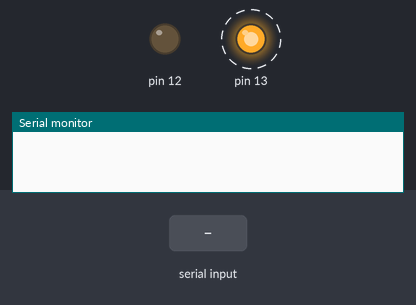
Bench run of a sketch on a simulated Arduino Uno, built with avr-gcc and run on an emulated ATmega328P. Shown: output pins drawn as LEDs (lit = HIGH), the last lines printed to the serial monitor. Dashed ring = blinking. The inputs (shaded band) are chosen by the test bench.

Above: at 0.9 s.
1.3 s: "a90\n" received over Serial
At 2.7 s:
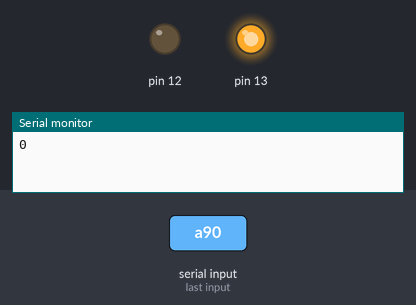
3.1 s: "a,45\n" received over Serial
At 4.4 s:
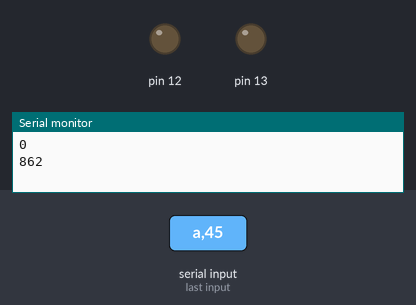
Timing chart, 0 to 6.3 s (numbered marks = the images above; inputs shaded):
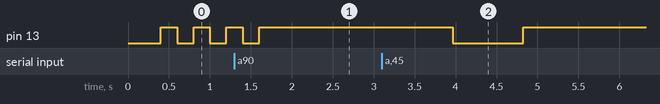

Measured:
- after the input at 1.3 s, pin 13: goes on until 1.6 s, then stays HIGH
- after the input at 3.1 s, pin 13: HIGH → LOW after 0.86 s, → HIGH 0.86 s later
- by itself, pin 13: alternates HIGH for 0.20 s and LOW for 0.20 s

The sketch:

ard_py_bytes_calib.ino
```cpp
void setup() {
  Serial.begin(9600);

 pinMode(13,OUTPUT);
 pinMode(12,OUTPUT);
}
unsigned int integerValue=0;  // Max value is 65535
char incomingByte;

void loop() {
  integerValue=200;
  digitalWrite(12,LOW);
  if (Serial.available() > 0) {   // something came across serial
    integerValue = 0;         // throw away previous integerValue
    while(1) {            // force into a loop until 'n' is received
      incomingByte = Serial.read();
      if (incomingByte == 'a') break;   // exit the while(1), we're done receiving
      if (incomingByte == -1) continue;  // if no characters are in the buffer read() returns -1
      integerValue *= 10;  // shift left 1 decimal place
      // convert ASCII to integer, add, and shift left 1 decimal place
      integerValue = ((incomingByte - 48) + integerValue);

    }
    Serial.println(integerValue);   // Do something with the value
  }

  delay(integerValue);
  digitalWrite(13,LOW);
  delay(integerValue);
  digitalWrite(13,HIGH);

}
```
